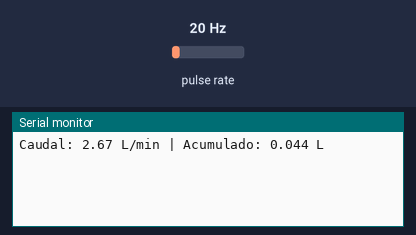
A sketch run on a simulated ESP32. Parts: the last lines printed to the serial monitor. Wiring (inferred from the names in the program): pulse sensor: data GPIO 18. The inputs (shaded band) are chosen by the test bench; at power-on: pulse rate 20 Hz. WiFi joins after 1.5 s; servers stay silent unless stated.

Above: at 3.0 s.
3.1 s: pulse rate (sensor on GPIO 18) set to 4 Hz
At 4.4 s:
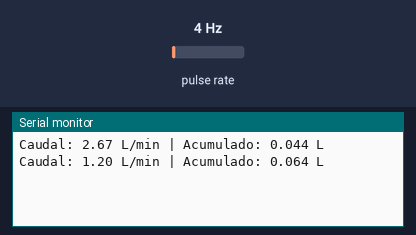
4.6 s: pulse rate (sensor on GPIO 18) set to 50 Hz
At 5.5 s:
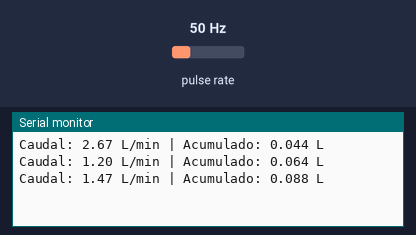
Timing chart, 0 to 7.6 s (numbered marks = the images above; inputs shaded):
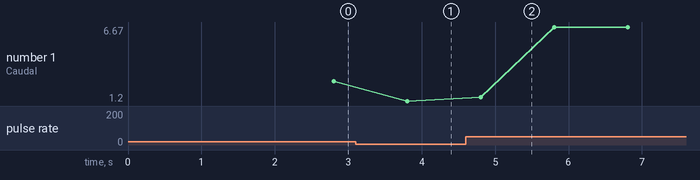

Measured:
- after the input at 3.1 s, the serial monitor: prints a new line after 0.70 s (image 1)
- after the input at 4.6 s, the serial monitor: prints a new line after 0.20 s (image 2)
- plotted number 1: 2.67 → 1.2 after the input at 3.1 s, 1.2 → 6.67 after the input at 4.6 s

The sketch:

Telemetria_Agua_ESP32.ino
```cpp
// 1. CREDENCIALES DE TU DISPOSITIVO EN BLYNK CONSOLE
#define BLYNK_TEMPLATE_ID "Tu  Template"
#define BLYNK_TEMPLATE_NAME "Sensor de Flujo"
#define BLYNK_AUTH_TOKEN "Tu Token"

#define BLYNK_PRINT Serial
#include <WiFi.h>
#include <BlynkSimpleEsp32.h>

// 2. CREDENCIALES WI-FI (BANDA 2.4 GHz)
char ssid[] = "Nombre Wifi";
char pass[] = "Contraseña Wifi";

// 3. MAPEO DE HARDWARE Y VARIABLES
const byte SENSOR_PIN = 18;
volatile unsigned long pulseCount = 0;

float flowRate = 0.0;
unsigned int flowMilliLitres = 0;
unsigned long totalMilliLitres = 0;
float totalLitres = 0.0;

// Factor nominal del sensor YF-S201: F = 7.5 * Q (L/min)
const float calibrationFactor = 7.5;

BlynkTimer timer;

// Interrupción en RAM
void IRAM_ATTR pulseCounter() {
  pulseCount++;
}

// Función periódica cada 1 segundo (no bloqueante)
void sendTelemetry() {
  unsigned long currentPulses;

  // Lectura atómica de la variable volátil
  noInterrupts();
  currentPulses = pulseCount;
  pulseCount = 0;
  interrupts();

  // Caudal instantáneo en L/min
  flowRate = (currentPulses / calibrationFactor);

  // Volumen acumulado en el intervalo
  flowMilliLitres = (flowRate / 60.0) * 1000.0;
  totalMilliLitres += flowMilliLitres;
  totalLitres = totalMilliLitres / 1000.0;

  // Envío a Blynk
  Blynk.virtualWrite(V0, flowRate);
  Blynk.virtualWrite(V1, totalLitres);

  // Depuración por consola serial
  Serial.print("Caudal: ");
  Serial.print(flowRate, 2);
  Serial.print(" L/min | Acumulado: ");
  Serial.print(totalLitres, 3);
  Serial.println(" L");
}

void setup() {
  Serial.begin(115200);
  pinMode(SENSOR_PIN, INPUT_PULLUP);

  Blynk.begin(BLYNK_AUTH_TOKEN, ssid, pass);

  attachInterrupt(digitalPinToInterrupt(SENSOR_PIN), pulseCounter, RISING);
  timer.setInterval(1000L, sendTelemetry);
}

void loop() {
  Blynk.run();
  timer.run();
}
```
